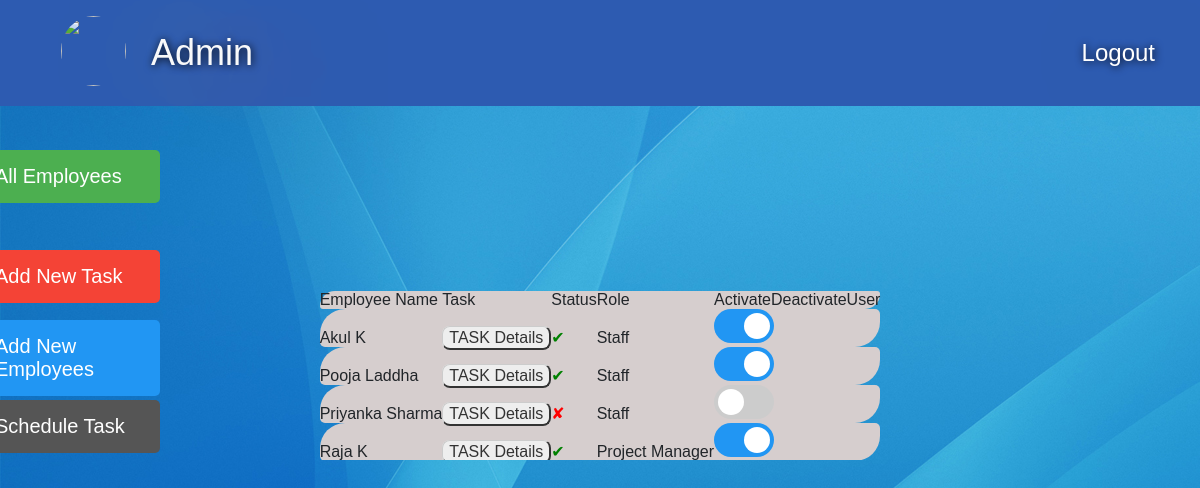
/admin/AllEmployees.php (signed in), run on the app's committed database.
### tables this page shows
CREATE TABLE `employee` (
  `emp_id` int(10) NOT NULL,
  `emp_fname` varchar(50) NOT NULL,
  `emp_lname` varchar(50) NOT NULL,
  `emp_email` varchar(50) NOT NULL,
  `emp_password` varchar(50) NOT NULL,
  `emp_status` int(10) NOT NULL,
  `emp_role` varchar(100) NOT NULL
);

### admin/AllEmployees.php (the view, shortened to what this page needs)
<!DOCTYPE html>
<html>
<head>
   <link href="../css/smiletoggle.css" rel="stylesheet" type="text/css" media="all" />
    </head>
    <body bgcolor="#9ccef8">
     <?php
    include("html/AdminHeader.php");
    $sql = "SELECT * FROM employee ORDER BY emp_fname";
    $result = mysqli_query($con,$sql);
    ?>
    <br><br>
    <center><div id="field" class="field">
             <table style="margin-top:5px;">
			 <td>Employee Name</td>
			 <td>Task</td>
			 <td>Status</td>
			 <td>Role</td>
			 <td>ActivateDeactivateUser</td>
        <?php
          while($row = mysqli_fetch_assoc($result)) {
            ?>
            <tr>
             <td align="center"><?php echo $row["emp_fname"]." ".$row["emp_lname"]; ?></td>
             <td><a href="TaskAssign.php?emp_id=<?php echo $row["emp_id"]; ?>" class="button"> TASK Details</a></td>
             <?php if($row["emp_status"]==1)
             { ?>
           <td style="color: green;"><?php echo "✔" ;?></td>
            <?php }  else
            {
            ?>
              <td style="color: red;"><?php echo "✘" ;?></td>
            <?php } ?>
             <td align="center"><?php echo $row["emp_role"]; ?></td>
			 <td>
              <label class="switch">
                <span class="slider round"></span></label>
              </td>
          </tr><br>
          <?php
        }
      ?>
	  </table>
  </div></center>
</body>
</html>

### admin/html/AdminHeader.php (shortened to what this page needs)
<link href="//maxcdn.bootstrapcdn.com/bootstrap/4.0.0/css/bootstrap.min.css" rel="stylesheet" id="bootstrap-css">
<!DOCTYPE html>
<html lang="en">
  <head>
    <link rel="stylesheet" href="https://maxcdn.bootstrapcdn.com/bootstrap/4.0.0-beta/css/bootstrap.min.css">
    <link rel="stylesheet" type="text/css" href="css/style.css">
  </head>
  <body>
    <header>
       <nav class="navbar navbar-expand-lg navbar-light text-light py-3 main-nav" style="background-color: #2d5bb1;">
          <div class="container">
            <a class="navbar-brand" href="index.html">  <a href="AdminHome.php" class="logo"><img src="<?php echo "$imagePath";?>" style="border-radius:50%; margin-right: 25px;height: 70px;width: 65px;" ></a></a>
              <a class="name" ><?php echo "Admin  ". $fname; ?> </a>
              <div class="collapse navbar-collapse " id="navbarSupportedContent">
                <ul class="navbar-nav ml-auto">
                   <li class="nav-item">
                     <a class="logout" href="Logout.php">Logout</a>
                  </li>
                </ul>
              </div>
          </div>
        </nav>
    </header>
  </body>
</html>

### css/style.css (style rules this page uses)
html,body,div,span,applet,object,iframe,h1,h2,h3,h4,h5,h6,p,blockquote,pre,a,abbr,acronym,address,big,cite,code,del,dfn,em,img,ins,kbd,q,s,samp,small,strike,strong,sub,sup,tt,var,b,u,i,dl,dt,dd,ol,nav ul,nav li,fieldset,form,label,legend,table,caption,tbody,tfoot,thead,tr,th,td,article,aside,canvas,details,embed,figure,figcaption,footer,header,hgroup,menu,nav,output,ruby,section,summary,time,mark,audio,video { margin:0;padding:0;border:0;font-size:100%;font:inherit;vertical-align:baseline; }
article, aside, details, figcaption, figure,footer, header, hgroup, menu, nav, section { display: block; }
ol,ul { list-style:none;margin:0px;padding:0px; }
table { border-collapse:collapse;border-spacing:0; }
a { text-decoration:none; }
img { max-width:100%; }
body { font-family: 'Hind', sans-serif; }
a { color: white; margin: 0em; }
.switch { position: relative; display: inline-block; width: 60px; height: 34px; }
.slider { position: absolute; cursor: pointer; top: 0; left: 0; right: 0; bottom: 0; background-color: #ccc; -webkit-transition: .4s; transition: .4s; }
.slider:before { position: absolute; content: ""; height: 26px; width: 26px; left: 4px; bottom: 4px; background-color: white; -webkit-transition: .4s; transition: .4s; }
input:checked + .slider { background-color: #2196F3; }
input:checked + .slider:before { -webkit-transform: translateX(26px); -ms-transform: translateX(26px); transform: translateX(26px); }
.slider.round { border-radius: 34px; }
.slider.round:before { border-radius: 50%; }

### admin/AllEmployees.php (style rules this page uses)
body { background-image: url('../images/flies.jpg'); }
table { font-family: arial, sans-serif; border-collapse: collapse; }
td { text-align: left; padding: 8px; background-color: #d6cece; }
table tr:nth-child(even) { s background-color: red; }
table tr td:first-child { border-top-left-radius: 25px; border-bottom-left-radius: 5px; }
table tr td:last-child { border-top-right-radius: 5px; border-bottom-right-radius: 25px; }
.button { border-radius: 8px; border: bold 17px Arial; text-decoration: none; background-color: #EEEEEE; color: #333333; padding: 2px 6px 2px 6px; border-top: 1px solid #CCCCCC; border-right: 2px solid #333333; border-bottom: 2px solid #333333; border-left: 1px solid #CCCCCC; }
div.field { width: 700px; height: 318px; overflow: auto; margin-bottom:800px; }
.switch { position: relative; display: inline-block; width: 60px; height: 34px; }
.slider { position: absolute; cursor: pointer; top: 0; left: 0; right: 0; bottom: 0; background-color: red; -webkit-transition: .4s; transition: .4s; }
.slider:before { position: absolute; content: ""; height: 26px; width: 26px; left: 4px; bottom: 4px; background-color: white; -webkit-transition: .4s; transition: .4s; }
input:checked + .slider { background-color: green; }
input:checked + .slider:before { -webkit-transform: translateX(26px); -ms-transform: translateX(26px); transform: translateX(26px); }
.slider.round { border-radius: 34px; }
.slider.round:before { border-radius: 50%; }

### admin/html/AdminHeader.php (style rules this page uses)
.name { font-family: sans-serif; color: white; text-shadow: 1px 1px 8px black, 1.5em .4em 10vw orange, 0 0 10vw gold; font-size: 03vw; }
.logout { font-family: sans-serif; color: white; text-shadow: 1px 1px 8px black, 1.5em .4em 10vw orange, 0 0 10vw gold; font-size: 02vw; }

### data on the page
employee: emp_fname "Akul", emp_lname "K", emp_role "Staff"
employee: emp_fname "Pooja", emp_lname "Laddha", emp_role "Staff"
employee: emp_fname "Priyanka", emp_lname "Sharma", emp_role "Staff"
employee: emp_fname "Raja", emp_lname "K", emp_role "Project Manager"
